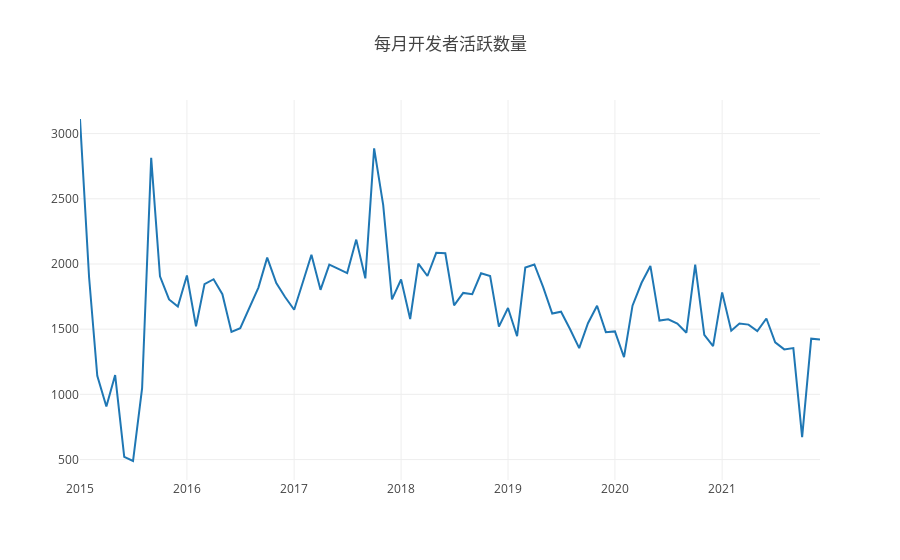

This figure's notebook cell:
### Code cell
openDigger.render.plotly(
    [
        {x: year_month_axis,
         y: active_developer_per_month,
         mode: 'scatter',
         name: '开发者活跃数量'}
    ],
    {
        title: '每月开发者活跃数量'
    }
)

### Figure 1 — Plotly figure (JSON) as saved in the notebook; plotly's stock layout.template omitted (floating-point values rounded to 4 significant figures)
{"data": [{"mode": "scatter", "name": "开发者活跃数量", "x": ["2015-1", "2015-2", "2015-3", "2015-4", "2015-5", "2015-6", "2015-7", "2015-8", "2015-9", "2015-10", "2015-11", "2015-12", "2016-1", "2016-2", "2016-3", "2016-4", "2016-5", "2016-6", "2016-7", "2016-8", "2016-9", "2016-10", "2016-11", "2016-12", "2017-1", "2017-2", "2017-3", "2017-4", "2017-5", "2017-6", "2017-7", "2017-8", "2017-9", "2017-10", "2017-11", "2017-12", "2018-1", "2018-2", "2018-3", "2018-4", "2018-5", "2018-6", "2018-7", "2018-8", "2018-9", "2018-10", "2018-11", "2018-12", "2019-1", "2019-2", "2019-3", "2019-4", "2019-5", "2019-6", "2019-7", "2019-8", "2019-9", "2019-10", "2019-11", "2019-12", "2020-1", "2020-2", "2020-3", "2020-4", "2020-5", "2020-6", "2020-7", "2020-8", "2020-9", "2020-10", "2020-11", "2020-12", "2021-1", "2021-2", "2021-3", "2021-4", "2021-5", "2021-6", "2021-7", "2021-8", "2021-9", "2021-10", "2021-11", "2021-12"], "y": ["3112", "1898", "1143", "907", "1148", "521", "489", "1048", "2814", "1906", "1728", "1674", "1912", "1522", "1846", "1883", "1768", "1479", "1508", "1667", "1819", "2049", "1854", "1747", "1649", "1869", "2071", "1802", "1995", "1962", "1930", "2187", "1890", "2887", "2451", "1729", "1881", "1578", "2003", "1908", "2086", "2082", "1682", "1778", "1768", "1929", "1907", "1520", "1662", "1446", "1973", "1996", "1823", "1620", "1634", "1499", "1355", "1546", "1680", "1477", "1483", "1285", "1680", "1856", "1985", "1566", "1576", "1543", "1473", "1996", "1457", "1370", "1782", "1488", "1543", "1535", "1485", "1582", "1399", "1345", "1355", "672", "1427", "1421"]}], "layout": {"autosize": true, "title": {"text": "每月开发者活跃数量"}, "xaxis": {"autorange": true, "range": ["2015-01-01", "2021-12-01"], "type": "date"}, "yaxis": {"autorange": true, "range": [343.3, 3258.0], "type": "linear"}}}
